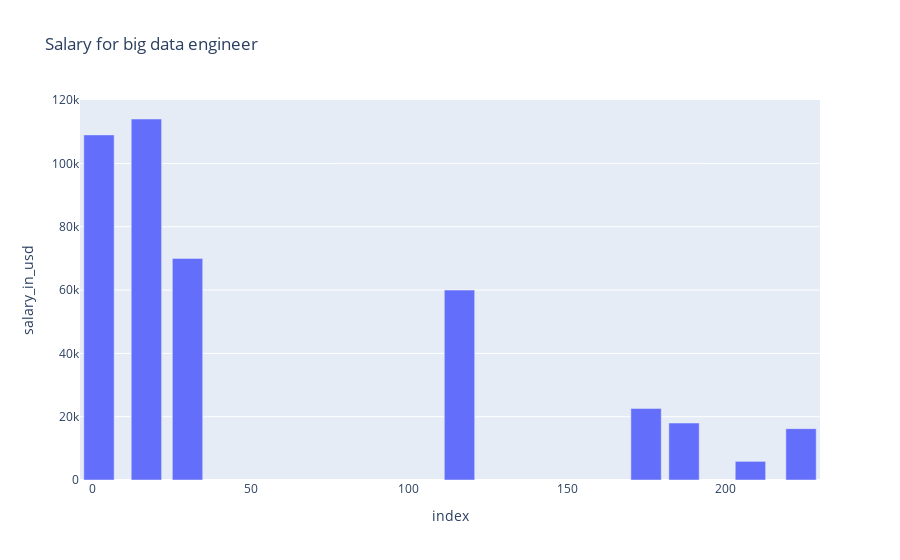

Notebook source saved alongside this figure:
### Markdown cell above
## 📊 Interactive Salary Visualization by Job Title (Plotly + ipywidgets)

This cell creates an interactive bar chart using Plotly and ipywidgets. You can select a job title from the dropdown, and the chart will update in real time to show the distribution of salaries for that specific role. This provides an intuitive and responsive way to explore how salaries vary across different job positions.

### Code cell
import plotly.express as px
import ipywidgets as widgets
from IPython.display import display

job_filter = widgets.Dropdown(options=data['job_title'].unique(), description='Job Title')
display(job_filter)

def update_plot(change):
    filtered_data = data[data['job_title'] == job_filter.value]
    fig = px.bar(filtered_data, y='salary_in_usd', title=f"Salary for {job_filter.value}")
    fig.show()

job_filter.observe(update_plot, names='value')

### Figure 1 — Plotly figure (JSON) as saved in the notebook; plotly's stock layout.template omitted (floating-point values rounded to 4 significant figures)
{"data": [{"hovertemplate": "index=%{x}<br>salary_in_usd=%{y}<extra></extra>", "legendgroup": "", "marker": {"color": "#636efa", "pattern": {"shape": ""}}, "name": "", "orientation": "v", "showlegend": false, "textposition": "auto", "type": "bar", "x": [2, 17, 30, 116, 175, 187, 208, 224], "xaxis": "x", "y": [109000.0, 114000.0, 70000.0, 60000.0, 22610.0, 18000.0, 5882.0, 16230.0], "yaxis": "y"}], "layout": {"barmode": "relative", "legend": {"tracegroupgap": 0}, "title": {"text": "Salary for big data engineer"}, "xaxis": {"anchor": "y", "domain": [0, 1], "title": {"text": "index"}}, "yaxis": {"anchor": "x", "domain": [0, 1], "title": {"text": "salary_in_usd"}}}}
